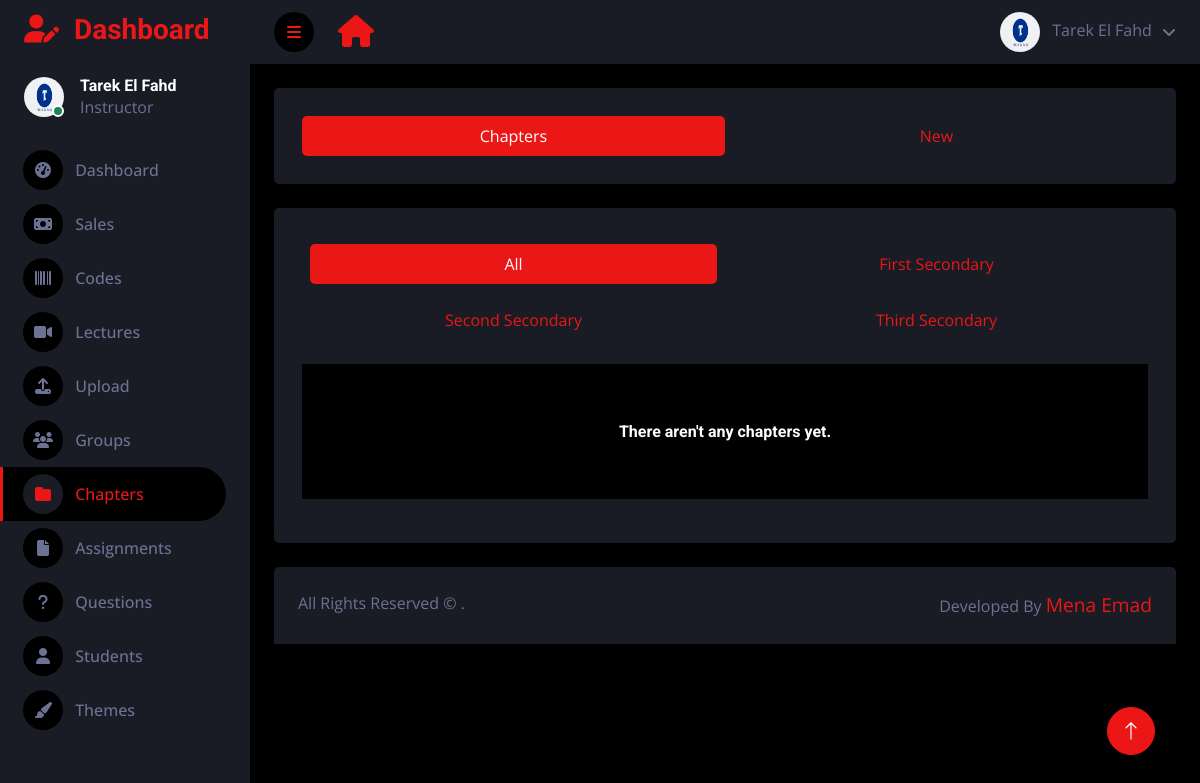
/en/dashboard/chapters (signed in), run on an earlier commit of the app's database.
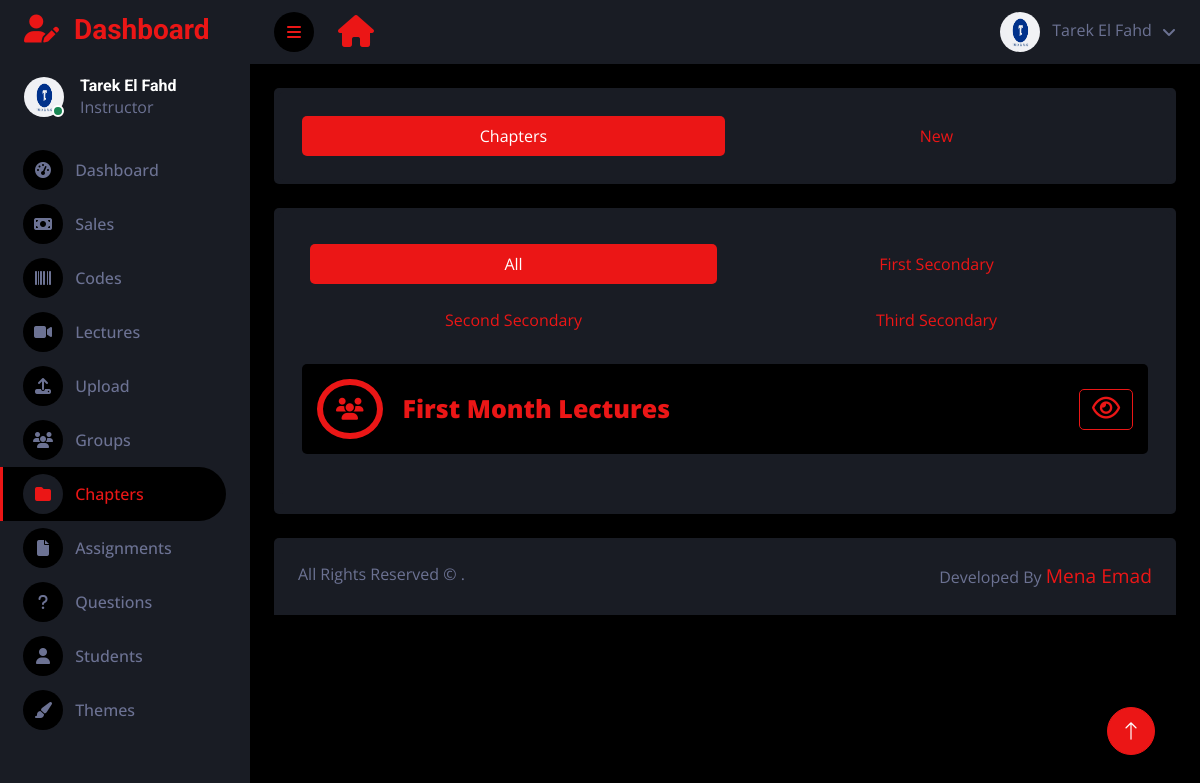
And on a later commit of the database.
### main/models.py (models this page shows, shortened)
class Chapter(models.Model):
    id = models.UUIDField(primary_key=True, default=uuid.uuid4)
    user = models.ForeignKey(User, on_delete=models.CASCADE , blank=True , null=True)
    user_name = models.CharField(max_length=100 , blank=True)
    title = models.CharField(blank=True , max_length=100)
    caption = models.TextField(blank=True)
    image = models.ImageField(upload_to='chapter_images' , default='none.jpeg')
    price = models.IntegerField(default=0)
    code = models.CharField(blank=True , max_length=100 ,  null=True)
    link = models.CharField(blank=True , max_length=100 ,  null=True)
    no_of_buys = models.IntegerField(default=0)
    no_of_lectures = models.IntegerField(default=0)
    created_at = models.DateTimeField(default=datetime.now)
    last_update = models.DateTimeField(default=datetime.now)
    qr_code = models.ImageField(upload_to='qr-codes' , default='blank-lecture.jpeg')
    class years(models.TextChoices):
        first = 'first',
        second = 'second',
        third = 'third',
    year = models.CharField(max_length=25, choices=years.choices, default=years.first,  blank=True)
    slug = models.SlugField(blank=True, null=True)
    class Meta:
        verbose_name = ("Chapter")
        verbose_name_plural = ("Chapters")

### dashboard/views.py (the view, shortened to what this page needs)
# urls.py: path('dashboard/chapters' , views.dashboard_chapters , name="dashboard-chapters"),
@login_required(login_url='register')
def dashboard_chapters(request ):
    if User.objects.filter(username=request.user.username).first():
        user_object = User.objects.get(username=request.user.username)
        user_profile = Profile.objects.get(user=user_object)
        notifications_count = Notification.objects.filter(user=request.user).count()
    else:
        user_profile = ''
        notifications_count = ''
    chapters = Chapter.objects.filter(user=request.user).order_by('-last_update')
    return render(request, 'dark/chapters.html', {'user_profile': user_profile, 'chapters':chapters , 'notifications' : notifications_count })

### templates/dark/chapters.html (shortened to what the changed rows need)
{% extends "base-dark.html" %}
{% load static %}
{% block content%}
<body>
    <div class="container-fluid position-relative d-flex p-0">
        <div class="content">
            <nav class="navbar navbar-expand bg-secondary navbar-dark sticky-top px-4 py-0">
                <a href="/" class="navbar-brand d-flex ">
                    <h2 class="text-primary mb-0"><i class="fa fa-home"></i></h2>
                </a>
            </nav>
            <div class="container-fluid pt-4 px-4">
                <div class="bg-secondary rounded p-1">
                    <div class="col-12 mb-3" style="overflow: hidden;">
                        <div class="bg-secondary rounded h-100 p-2 p-md-4">
                            <div class="tab-content" id="pills-tabContent">
                                <div class="tab-pane fade show active" id="all" role="tabpanel"
                                    aria-labelledby="pills-home-tab">
                                    {% if chapters %}
                                    {% for x in chapters %}
                                    <div class="rounded mb-3 d-none d-md-block"
                                        style="padding: 15px; background-color: #000000;">
                                        <div class=""
                                            style="width: 100%; font-size: 22px; font-weight: bold; display: flex; justify-content: space-between;">
                                            <div style="display: flex; flex-direction: row;">
                                                <div
                                                    style="margin-right: 20px; border: #eb1616 6px solid; padding: 13px 13px; border-radius: 60%; display: flex; justify-content: center; align-items: center;">
                                                    <i class="fa fa-users" style="color: #eb1616;"></i>
                                                </div>
                                                <div
                                                    style="display: flex; align-items: center; color: #eb1616; font-size: 25px; font-weight: 900;">
                                                    {{x.title}}
                                                </div>
                                            </div>
                                            <div style="display: flex; align-items: center;">
                                                <a class="btn btn-outline-primary"
                                                    href="{% url 'chapter-details' x.id %}">
                                                    <i class="fa fa-eye" style="font-size: 25px;"></i>
                                                </a>
                                            </div>
                                        </div>
                                    </div>
                                    {% endfor %}
                                    {% else %}
                                    <div class="mt-3 bg-dark" style="display: flex; justify-content: center;">
                                        <div class="p-2"
                                            style="width: 100%; display: flex; align-items: center; justify-content: center;">
                                            <div
                                                style="height: 100%; display: flex;  align-items: center; justify-content: center; padding: 50px 0px;">
                                                <h6 class="mb-0">
                                                    {% if LANGUAGE_CODE == 'ar' %}لا توجد شباتر بعد{% else %}There
                                                    aren't any chapters yet.{% endif %}
                                                </h6>
                                            </div>
                                        </div>
                                    </div>
                                    {% endif %}
                                </div>
                            </div>
                        </div>
                    </div>
                </div>
            </div>
        </div>
    </div>
</body>
{% endblock content %}

What changed in the data, as far as the page shows it:
added Chapter: title "First Month Lectures"
Also different on the page:
text no longer shown: "There aren't any chapters yet."
